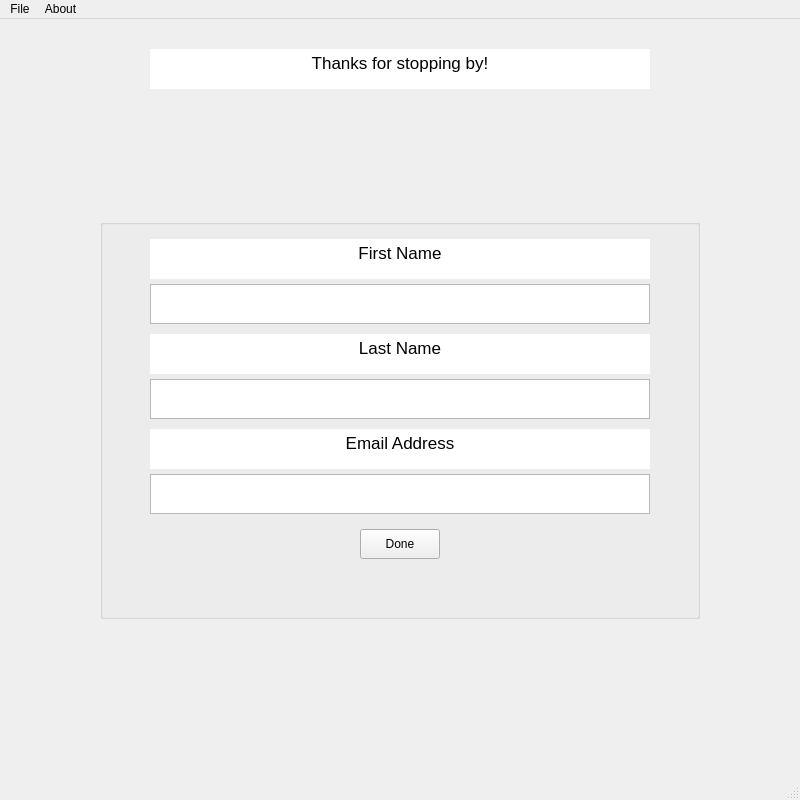
<?xml version="1.0" encoding="UTF-8"?>
<ui version="4.0">
 <class>MainWindow</class>
 <widget class="QMainWindow" name="MainWindow">
  <property name="windowModality">
   <enum>Qt::WindowModal</enum>
  </property>
  <property name="geometry">
   <rect>
    <x>0</x>
    <y>0</y>
    <width>800</width>
    <height>800</height>
   </rect>
  </property>
  <property name="sizePolicy">
   <sizepolicy hsizetype="Fixed" vsizetype="Fixed">
    <horstretch>0</horstretch>
    <verstretch>0</verstretch>
   </sizepolicy>
  </property>
  <property name="minimumSize">
   <size>
    <width>800</width>
    <height>800</height>
   </size>
  </property>
  <property name="maximumSize">
   <size>
    <width>800</width>
    <height>800</height>
   </size>
  </property>
  <property name="windowTitle">
   <string>MWrecruitingApp</string>
  </property>
  <property name="layoutDirection">
   <enum>Qt::LeftToRight</enum>
  </property>
  <widget class="QWidget" name="centralWidget">
   <widget class="QGroupBox" name="groupBox">
    <property name="geometry">
     <rect>
      <x>100</x>
      <y>200</y>
      <width>600</width>
      <height>400</height>
     </rect>
    </property>
    <property name="sizePolicy">
     <sizepolicy hsizetype="Fixed" vsizetype="Fixed">
      <horstretch>0</horstretch>
      <verstretch>0</verstretch>
     </sizepolicy>
    </property>
    <property name="layoutDirection">
     <enum>Qt::LeftToRight</enum>
    </property>
    <property name="alignment">
     <set>Qt::AlignJustify|Qt::AlignVCenter</set>
    </property>
    <property name="flat">
     <bool>true</bool>
    </property>
    <widget class="QPushButton" name="pushButton">
     <property name="geometry">
      <rect>
       <x>260</x>
       <y>310</y>
       <width>80</width>
       <height>30</height>
      </rect>
     </property>
     <property name="text">
      <string>Done</string>
     </property>
    </widget>
    <widget class="QTextBrowser" name="lastName">
     <property name="geometry">
      <rect>
       <x>50</x>
       <y>115</y>
       <width>500</width>
       <height>40</height>
      </rect>
     </property>
     <property name="autoFillBackground">
      <bool>true</bool>
     </property>
     <property name="frameShape">
      <enum>QFrame::Panel</enum>
     </property>
     <property name="frameShadow">
      <enum>QFrame::Plain</enum>
     </property>
     <property name="lineWidth">
      <number>0</number>
     </property>
     <property name="html">
      <string>&lt;!DOCTYPE HTML PUBLIC &quot;-//W3C//DTD HTML 4.0//EN&quot; &quot;http://www.w3.org/TR/REC-html40/strict.dtd&quot;&gt;
&lt;html&gt;&lt;head&gt;&lt;meta name=&quot;qrichtext&quot; content=&quot;1&quot; /&gt;&lt;style type=&quot;text/css&quot;&gt;
p, li { white-space: pre-wrap; }
&lt;/style&gt;&lt;/head&gt;&lt;body style=&quot; font-family:'Cantarell'; font-size:13pt; font-weight:400; font-style:normal;&quot;&gt;
&lt;p align=&quot;center&quot; style=&quot; margin-top:0px; margin-bottom:0px; margin-left:0px; margin-right:0px; -qt-block-indent:0; text-indent:0px;&quot;&gt;&lt;span style=&quot; font-family:'.Helvetica Neue DeskInterface';&quot;&gt;Last Name&lt;/span&gt;&lt;/p&gt;&lt;/body&gt;&lt;/html&gt;</string>
     </property>
    </widget>
    <widget class="QTextEdit" name="emailBox">
     <property name="geometry">
      <rect>
       <x>50</x>
       <y>255</y>
       <width>500</width>
       <height>40</height>
      </rect>
     </property>
     <property name="autoFillBackground">
      <bool>false</bool>
     </property>
     <property name="tabChangesFocus">
      <bool>true</bool>
     </property>
     <property name="cursorWidth">
      <number>1</number>
     </property>
    </widget>
    <widget class="QTextEdit" name="firstNameBox">
     <property name="geometry">
      <rect>
       <x>50</x>
       <y>65</y>
       <width>500</width>
       <height>40</height>
      </rect>
     </property>
     <property name="tabChangesFocus">
      <bool>true</bool>
     </property>
     <property name="cursorWidth">
      <number>1</number>
     </property>
    </widget>
    <widget class="QTextEdit" name="lastNameBox">
     <property name="geometry">
      <rect>
       <x>50</x>
       <y>160</y>
       <width>500</width>
       <height>40</height>
      </rect>
     </property>
     <property name="autoFillBackground">
      <bool>false</bool>
     </property>
     <property name="tabChangesFocus">
      <bool>true</bool>
     </property>
     <property name="acceptRichText">
      <bool>true</bool>
     </property>
     <property name="cursorWidth">
      <number>1</number>
     </property>
    </widget>
    <widget class="QTextBrowser" name="emailText">
     <property name="geometry">
      <rect>
       <x>50</x>
       <y>210</y>
       <width>500</width>
       <height>40</height>
      </rect>
     </property>
     <property name="autoFillBackground">
      <bool>true</bool>
     </property>
     <property name="frameShape">
      <enum>QFrame::Panel</enum>
     </property>
     <property name="frameShadow">
      <enum>QFrame::Plain</enum>
     </property>
     <property name="lineWidth">
      <number>0</number>
     </property>
     <property name="html">
      <string>&lt;!DOCTYPE HTML PUBLIC &quot;-//W3C//DTD HTML 4.0//EN&quot; &quot;http://www.w3.org/TR/REC-html40/strict.dtd&quot;&gt;
&lt;html&gt;&lt;head&gt;&lt;meta name=&quot;qrichtext&quot; content=&quot;1&quot; /&gt;&lt;style type=&quot;text/css&quot;&gt;
p, li { white-space: pre-wrap; }
&lt;/style&gt;&lt;/head&gt;&lt;body style=&quot; font-family:'Cantarell'; font-size:13pt; font-weight:400; font-style:normal;&quot;&gt;
&lt;p align=&quot;center&quot; style=&quot; margin-top:0px; margin-bottom:0px; margin-left:0px; margin-right:0px; -qt-block-indent:0; text-indent:0px;&quot;&gt;&lt;span style=&quot; font-family:'.Helvetica Neue DeskInterface';&quot;&gt;Email Address&lt;/span&gt;&lt;/p&gt;&lt;/body&gt;&lt;/html&gt;</string>
     </property>
    </widget>
    <widget class="QTextBrowser" name="firstName">
     <property name="geometry">
      <rect>
       <x>50</x>
       <y>20</y>
       <width>500</width>
       <height>40</height>
      </rect>
     </property>
     <property name="sizePolicy">
      <sizepolicy hsizetype="Preferred" vsizetype="Preferred">
       <horstretch>0</horstretch>
       <verstretch>0</verstretch>
      </sizepolicy>
     </property>
     <property name="autoFillBackground">
      <bool>false</bool>
     </property>
     <property name="frameShape">
      <enum>QFrame::Panel</enum>
     </property>
     <property name="frameShadow">
      <enum>QFrame::Plain</enum>
     </property>
     <property name="lineWidth">
      <number>0</number>
     </property>
     <property name="html">
      <string>&lt;!DOCTYPE HTML PUBLIC &quot;-//W3C//DTD HTML 4.0//EN&quot; &quot;http://www.w3.org/TR/REC-html40/strict.dtd&quot;&gt;
&lt;html&gt;&lt;head&gt;&lt;meta name=&quot;qrichtext&quot; content=&quot;1&quot; /&gt;&lt;style type=&quot;text/css&quot;&gt;
p, li { white-space: pre-wrap; }
&lt;/style&gt;&lt;/head&gt;&lt;body style=&quot; font-family:'Cantarell'; font-size:13pt; font-weight:400; font-style:normal;&quot;&gt;
&lt;p align=&quot;center&quot; style=&quot; margin-top:0px; margin-bottom:0px; margin-left:0px; margin-right:0px; -qt-block-indent:0; text-indent:0px;&quot;&gt;&lt;span style=&quot; font-family:'.Helvetica Neue DeskInterface';&quot;&gt;First Name&lt;/span&gt;&lt;/p&gt;&lt;/body&gt;&lt;/html&gt;</string>
     </property>
    </widget>
   </widget>
   <widget class="QLabel" name="label">
    <property name="geometry">
     <rect>
      <x>150</x>
      <y>75</y>
      <width>500</width>
      <height>100</height>
     </rect>
    </property>
    <property name="sizePolicy">
     <sizepolicy hsizetype="Fixed" vsizetype="Fixed">
      <horstretch>0</horstretch>
      <verstretch>0</verstretch>
     </sizepolicy>
    </property>
    <property name="text">
     <string/>
    </property>
    <property name="pixmap">
     <pixmap resource="resource.qrc">:/new/images/MathWorksLogo.jpg</pixmap>
    </property>
    <property name="scaledContents">
     <bool>true</bool>
    </property>
   </widget>
   <widget class="QTextBrowser" name="headerText">
    <property name="geometry">
     <rect>
      <x>150</x>
      <y>30</y>
      <width>500</width>
      <height>40</height>
     </rect>
    </property>
    <property name="sizePolicy">
     <sizepolicy hsizetype="Preferred" vsizetype="Preferred">
      <horstretch>0</horstretch>
      <verstretch>0</verstretch>
     </sizepolicy>
    </property>
    <property name="autoFillBackground">
     <bool>false</bool>
    </property>
    <property name="frameShape">
     <enum>QFrame::Panel</enum>
    </property>
    <property name="frameShadow">
     <enum>QFrame::Plain</enum>
    </property>
    <property name="lineWidth">
     <number>0</number>
    </property>
    <property name="html">
     <string>&lt;!DOCTYPE HTML PUBLIC &quot;-//W3C//DTD HTML 4.0//EN&quot; &quot;http://www.w3.org/TR/REC-html40/strict.dtd&quot;&gt;
&lt;html&gt;&lt;head&gt;&lt;meta name=&quot;qrichtext&quot; content=&quot;1&quot; /&gt;&lt;style type=&quot;text/css&quot;&gt;
p, li { white-space: pre-wrap; }
&lt;/style&gt;&lt;/head&gt;&lt;body style=&quot; font-family:'Cantarell'; font-size:13pt; font-weight:400; font-style:normal;&quot;&gt;
&lt;p align=&quot;center&quot; style=&quot; margin-top:0px; margin-bottom:0px; margin-left:0px; margin-right:0px; -qt-block-indent:0; text-indent:0px;&quot;&gt;&lt;span style=&quot; font-family:'.Helvetica Neue DeskInterface';&quot;&gt;Thanks for stopping by!&lt;/span&gt;&lt;/p&gt;&lt;/body&gt;&lt;/html&gt;</string>
    </property>
   </widget>
  </widget>
  <widget class="QMenuBar" name="menuBar">
   <property name="geometry">
    <rect>
     <x>0</x>
     <y>0</y>
     <width>800</width>
     <height>36</height>
    </rect>
   </property>
   <widget class="QMenu" name="menuFile">
    <property name="title">
     <string>File</string>
    </property>
    <addaction name="actionNew"/>
    <addaction name="actionSave"/>
    <addaction name="separator"/>
    <addaction name="actionExit"/>
   </widget>
   <widget class="QMenu" name="menuAbout">
    <property name="title">
     <string>About</string>
    </property>
   </widget>
   <addaction name="menuFile"/>
   <addaction name="menuAbout"/>
  </widget>
  <widget class="QStatusBar" name="statusBar"/>
  <action name="actionNew">
   <property name="text">
    <string>New</string>
   </property>
   <property name="shortcut">
    <string>Ctrl+N</string>
   </property>
   <property name="iconVisibleInMenu">
    <bool>true</bool>
   </property>
  </action>
  <action name="actionSave">
   <property name="text">
    <string>Save</string>
   </property>
   <property name="shortcut">
    <string>Ctrl+S</string>
   </property>
  </action>
  <action name="actionExit">
   <property name="text">
    <string>Exit</string>
   </property>
   <property name="shortcut">
    <string>Ctrl+Q</string>
   </property>
  </action>
 </widget>
 <layoutdefault spacing="6" margin="11"/>
 <tabstops>
  <tabstop>firstNameBox</tabstop>
  <tabstop>lastNameBox</tabstop>
  <tabstop>emailBox</tabstop>
  <tabstop>pushButton</tabstop>
  <tabstop>firstName</tabstop>
  <tabstop>lastName</tabstop>
  <tabstop>emailText</tabstop>
 </tabstops>
 <resources>
  <include location="resource.qrc"/>
 </resources>
 <connections>
  <connection>
   <sender>actionExit</sender>
   <signal>triggered()</signal>
   <receiver>MainWindow</receiver>
   <slot>close()</slot>
   <hints>
    <hint type="sourcelabel">
     <x>-1</x>
     <y>-1</y>
    </hint>
    <hint type="destinationlabel">
     <x>399</x>
     <y>399</y>
    </hint>
   </hints>
  </connection>
 </connections>
</ui>
